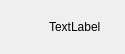
<?xml version="1.0" encoding="UTF-8"?>
<ui version="4.0">
 <class>TechnologyItemWidget</class>
 <widget class="QWidget" name="TechnologyItemWidget">
  <property name="geometry">
   <rect>
    <x>0</x>
    <y>0</y>
    <width>125</width>
    <height>50</height>
   </rect>
  </property>
  <property name="windowTitle">
   <string>Form</string>
  </property>
  <layout class="QHBoxLayout" name="horizontalLayout">
   <item>
    <widget class="QLabel" name="icon">
     <property name="minimumSize">
      <size>
       <width>32</width>
       <height>32</height>
      </size>
     </property>
     <property name="maximumSize">
      <size>
       <width>32</width>
       <height>32</height>
      </size>
     </property>
     <property name="text">
      <string/>
     </property>
     <property name="scaledContents">
      <bool>true</bool>
     </property>
    </widget>
   </item>
   <item>
    <layout class="QVBoxLayout" name="verticalLayout">
     <property name="spacing">
      <number>2</number>
     </property>
     <item>
      <widget class="QLabel" name="label">
       <property name="text">
        <string>TextLabel</string>
       </property>
       <property name="alignment">
        <set>Qt::AlignLeading|Qt::AlignLeft|Qt::AlignVCenter</set>
       </property>
      </widget>
     </item>
    </layout>
   </item>
  </layout>
 </widget>
 <resources>
  <include location="qconnman.qrc"/>
 </resources>
 <connections/>
</ui>
